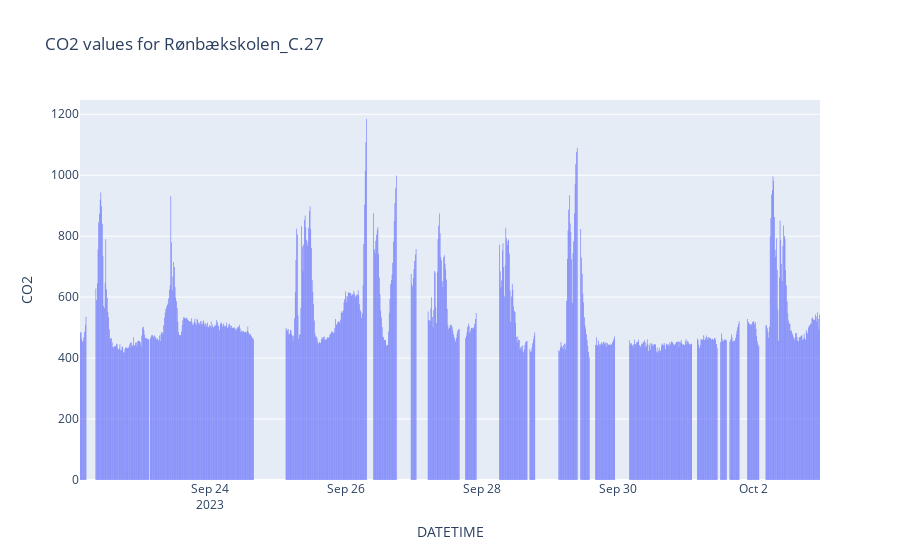

The cell this chart's notebook holds for it:
### Code cell
plot_col(test)

### Figure 1 — Plotly figure (JSON) as saved in the notebook; plotly's stock layout.template omitted (floating-point values rounded to 4 significant figures; data arrays with more than 128 entries replaced by an {"elided": "..."} marker saying what was removed)
{"data": [{"alignmentgroup": "True", "hovertemplate": "DATETIME=%{x}<br>CO2=%{y}<extra></extra>", "legendgroup": "", "marker": {"color": "#636efa", "line": {"width": 0}, "pattern": {"shape": ""}}, "name": "", "offsetgroup": "", "orientation": "v", "showlegend": false, "textposition": "auto", "type": "bar", "x": {"elided": "1047 str values"}, "xaxis": "x", "y": {"elided": "1047 float values"}, "yaxis": "y"}], "layout": {"barmode": "relative", "legend": {"tracegroupgap": 0}, "title": {"text": "CO2 values for Rønbækskolen_C.27"}, "xaxis": {"anchor": "y", "domain": [0, 1], "title": {"text": "DATETIME"}}, "yaxis": {"anchor": "x", "domain": [0, 1], "title": {"text": "CO2"}}}}
